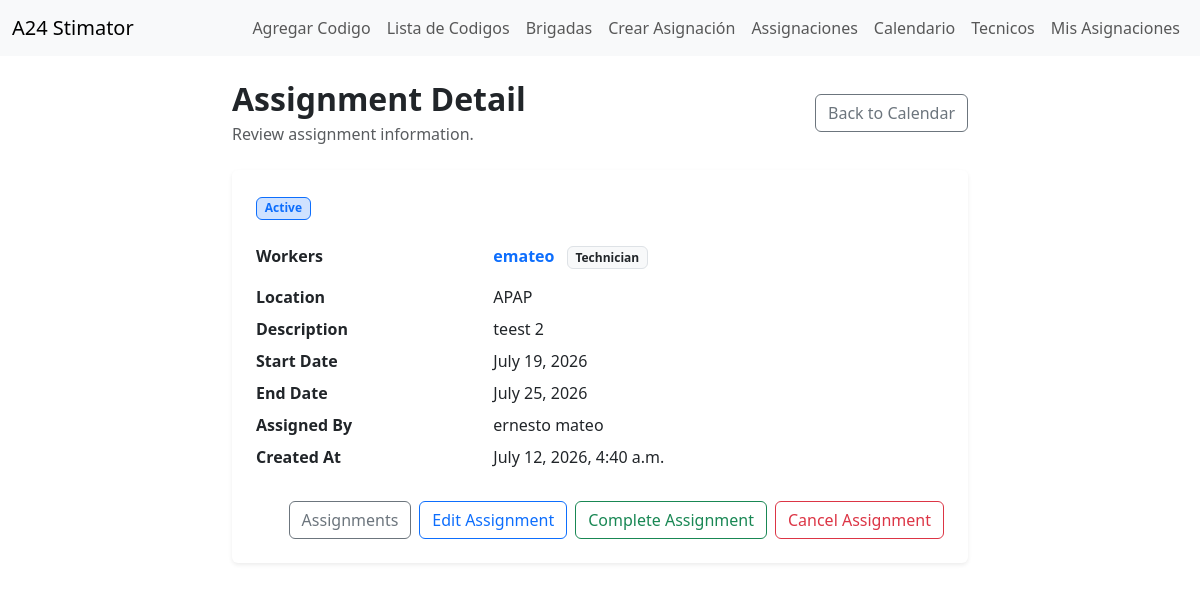
Page /work-tracking/assignments/5/ (signed in) on the earlier database version.
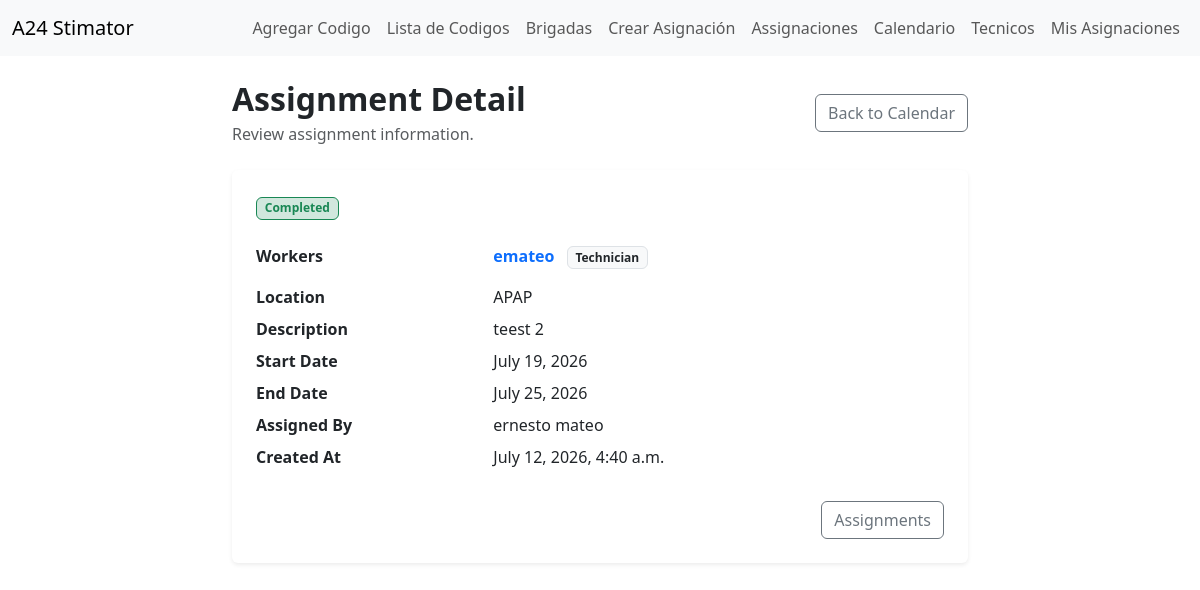
Same page on the later database version.
### work_tracking/models.py (models this page shows, shortened)
class TechnicianAssigment(models.Model):
    STATUS_ACTIVE = 'active'
    STATUS_CANCELLED = 'cancelled'
    STATUS_COMPLETED = 'completed'
    STATUS_CHOICES = [
        (STATUS_ACTIVE, 'Active'),
        (STATUS_CANCELLED, 'Cancelled'),
        (STATUS_COMPLETED, 'Completed'),
    ]
    workers = models.ManyToManyField(User, through='AssignmentMember', related_name='work_assignments')
    assigned_by = models.ForeignKey(User, on_delete=models.PROTECT, related_name='created_technician_assigments')
    location = models.CharField(max_length=255)
    work_description = models.TextField(blank=True, null=True)
    start_date = models.DateField()
    end_date = models.DateField()
    status = models.CharField(max_length=20, choices=STATUS_CHOICES, default=STATUS_ACTIVE)
    created_at = models.DateTimeField(auto_now_add=True)

### work_tracking/views.py (the view)
@login_required(login_url='login')
def assignment_detail_view(request, assignment_id):
    assignment = get_object_or_404(
        TechnicianAssigment.objects.select_related('assigned_by',).prefetch_related("workers", "workers__profile"),
        id=assignment_id,
    )
    if not hasattr(request.user, 'profile'):
        messages.error(request, "You do not have a profile. Please contact the administrator.")
        return redirect('my_schedule')
    if request.user.profile.is_technician() and assignment.workers.filter(id=request.user.id).exists:
        messages.error(request, "You do not have permission to view this assignment.")
        return redirect('my_schedule')
    can_manage_assignment = (
        request.user.profile.is_management() or request.user.profile.is_admin()
    )
    return render(request, 'work_tracking/assignment_detail.html',
                  {'assignment': assignment
                   , 'can_manage_assignment': can_manage_assignment,})

### work_tracking/models.py (called while the page is built)
    def is_management(self):
        return self.role == self.ROLE_MANAGEMENT

    def is_technician(self):
        return self.role == self.ROLE_TECHNICIAN

### work_tracking/templates/work_tracking/assignment_detail.html (shortened to what the changed rows need)
{% extends 'html/layout.html' %}
{% block content %}
<div class="row justify-content-center">
    <div class="col-lg-8">
        <div class="d-flex justify-content-between align-items-center mb-4">
            <div>
                <h2 class="fw-bold mb-1">Assignment Detail</h2>
            </div>
        </div>
        <div class="card border-0 shadow-sm">
            <div class="card-body p-4">
                <div class="mb-4">
                    {% if assignment.status == "completed" %}
                        <span class="badge bg-success-subtle text-success border border-success">
                            {{ assignment.get_status_display }}
                        </span>
                    {% elif assignment.status == "cancelled" %}
                        <span class="badge bg-danger-subtle text-danger border border-danger">
                            {{ assignment.get_status_display }}
                        </span>
                    {% else %}
                        <span class="badge bg-primary-subtle text-primary border border-primary">
                            {{ assignment.get_status_display }}
                        </span>
                    {% endif %}
                </div>
                <dl class="row mb-0">
                    <dt class="col-sm-4">Workers</dt>
                    <dd class="col-sm-8">
                        {% for worker in assignment.workers.all %}
                            <div class="mb-2">
                            </div>
                        {% empty %}
                            <span class="text-muted">No workers</span>
                        {% endfor %}
                    </dd>
                    <dt class="col-sm-4">Location</dt>
                    <dd class="col-sm-8">{{ assignment.location }}</dd>
                    <dt class="col-sm-4">Description</dt>
                    <dd class="col-sm-8">
                        {{ assignment.work_description|default:"-" }}
                    </dd>
                    <dt class="col-sm-4">Start Date</dt>
                    <dd class="col-sm-8">{{ assignment.start_date }}</dd>
                    <dt class="col-sm-4">End Date</dt>
                    <dd class="col-sm-8">{{ assignment.end_date }}</dd>
                    <dt class="col-sm-4">Assigned By</dt>
                    <dd class="col-sm-8">
                        {{ assignment.assigned_by.get_full_name|default:assignment.assigned_by.username }}
                    </dd>
                    <dt class="col-sm-4">Created At</dt>
                    <dd class="col-sm-8">{{ assignment.created_at }}</dd>
                </dl>
                <div class="d-flex justify-content-end gap-2 mt-4">
                    <a href="{% url 'assignment_list' %}" class="btn btn-outline-secondary">
                        Assignments
                    </a>
                    {% if can_manage_assignment and assignment.status == "active" %}
                         <a href="{% url 'edit_assignment' assignment.id %}" class="btn btn-outline-primary">
                            Edit Assignment
                         </a>
                         <a href="{% url 'complete_assignment' assignment.id %}" class="btn btn-outline-success">
                            Complete Assignment
                         </a>
                        <a href="{% url 'cancel_assignment' assignment.id %}" class="btn btn-outline-danger">
                            Cancel Assignment
                        </a>
                    {% endif %}
                </div>
            </div>
        </div>
    </div>
</div>
{% endblock %}

Differences in the rows shown:
changed TechnicianAssigment "APAP": status "Active" → "Completed"
Other differences:
text no longer shown: "Edit Assignment Complete Assignment Cancel Assignment"
